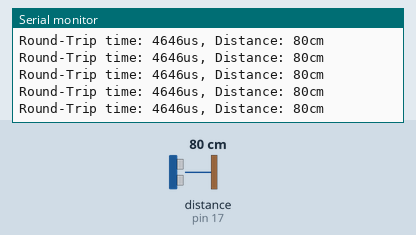
Simulated run of this sketch. Board: Arduino Uno, built with avr-gcc and run on an emulated ATmega328P. Shown: the last lines printed to the serial monitor. Wiring (inferred from the names in the program): ultrasonic range finder: trigger pin 16; echo pin 17. The test bench sets the inputs (shaded band); at power-on: distance to the obstacle (sensor on pin 17) 80 cm. The echo pulse lasts 58.3 µs per cm.

Above: at 1.2 s.
1.3 s: distance to the obstacle (sensor on pin 17) set to 2 cm
At 1.72 s:
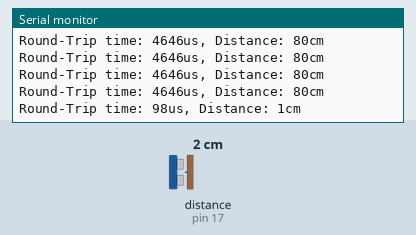
4.3 s: distance to the obstacle (sensor on pin 17) set to 4 cm
At 4.48 s:
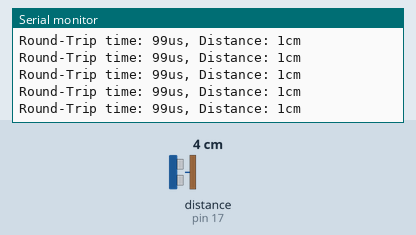
Timing chart, 0 to 7.3 s (numbered marks = the images above; inputs shaded):
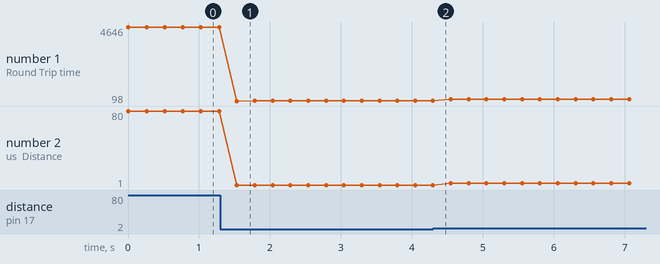

The sketch:

11-0_Ranger_Test.ino
```cpp
#define CURRENT_TEMPERATURE 26.0

#define PIN_TRIG 16    //Trig Pin
#define PIN_ECHO 17    //Echo Pin
double distance_per_us; // unit: cm
unsigned long duration, cm;

void setup() {
  Serial.begin (115200);
  pinMode(PIN_TRIG, OUTPUT);
  pinMode(PIN_ECHO, INPUT);
  distance_per_us = (331.5 + 0.607 * CURRENT_TEMPERATURE) * 0.0001;
}

void loop()
{
  // Generate 10-us pulse on Trig pin
  digitalWrite(PIN_TRIG, LOW);
  delayMicroseconds(5);
  digitalWrite(PIN_TRIG, HIGH);
  delayMicroseconds(10);
  digitalWrite(PIN_TRIG, LOW);

  // Get the duration of HIGH at Echo pin
  duration = pulseIn(PIN_ECHO, HIGH);   // 收到高電位時的時間

  // Compute the diatance
  cm = (duration/2) * distance_per_us;

  Serial.print("Round-Trip time: ");
  Serial.print(duration);
  Serial.print("us, Distance: ");
  Serial.print(cm);
  Serial.println("cm");

  delay(250);
}
```

Measured:
- after the input at 1.3 s, the serial monitor: prints a new line after 0.24 s (image 1)
- plotted number 1: 4646 → 99 after the input at 1.3 s, 99 → 215 after the input at 4.3 s
- plotted number 2: 80 → 1 after the input at 1.3 s, 1 → 3 after the input at 4.3 s
